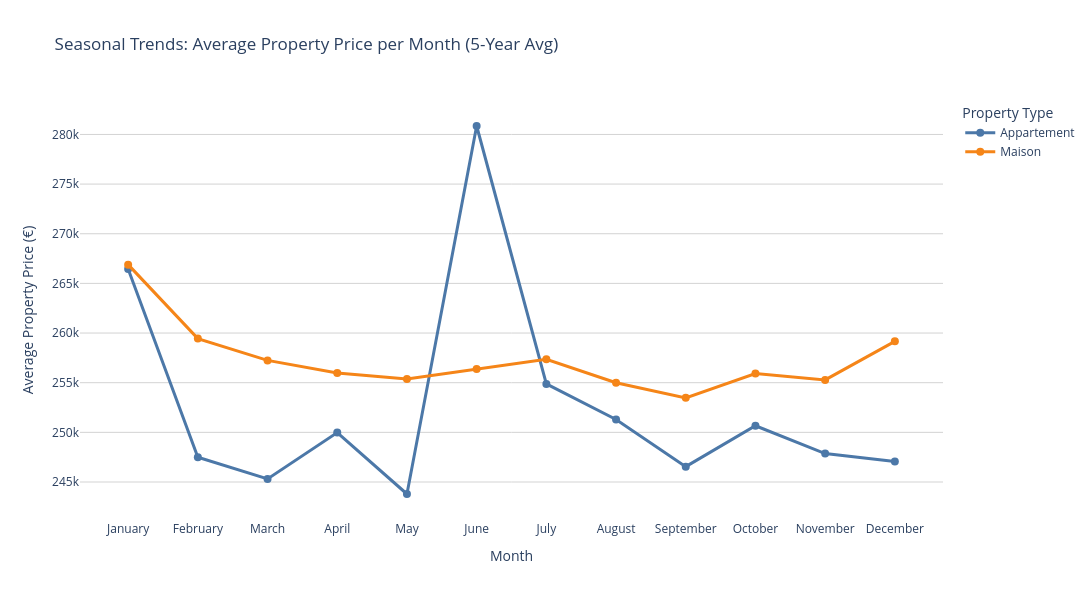

The cell this chart's notebook holds for it:
### Code cell
import pandas as pd
import plotly.graph_objects as go

# Convert date column
df["Date mutation"] = pd.to_datetime(df["Date mutation"], errors="coerce")

# Keep only relevant columns and drop missing
df = df.dropna(subset=["Valeur fonciere", "Type local"])

# Optional: remove extreme outliers
df = df[df["Valeur fonciere"] < 2_000_000]

# Extract month name
df['Month_Name'] = df['Date mutation'].dt.month_name()

# Calculate average price per month for each Type local
monthly_avg = df.groupby(['Type local', 'Month_Name'])['Valeur fonciere'].mean().reset_index()

# Define month order
month_order = ['January', 'February', 'March', 'April', 'May', 'June',
               'July', 'August', 'September', 'October', 'November', 'December']

# Sort by month order
monthly_avg['Month_Name'] = pd.Categorical(monthly_avg['Month_Name'], categories=month_order, ordered=True)
monthly_avg = monthly_avg.sort_values('Month_Name')

# Prepare Plotly colors (soft, distinct)
colors_palette = [
    '#4C78A8', '#F58518', '#E45756', '#72B7A3', '#54A24B', '#EECA3B',
    '#B279A2', '#FF9DA7', '#9D755D', '#BAB0AC', '#8EBA42', '#4DBBD5'
]
property_types = monthly_avg['Type local'].unique()
colors = {ptype: colors_palette[i % len(colors_palette)] for i, ptype in enumerate(property_types)}

# Plotly figure
fig = go.Figure()
for prop_type in property_types:
    subset = monthly_avg[monthly_avg['Type local'] == prop_type]
    fig.add_trace(go.Scatter(
        x=subset['Month_Name'],
        y=subset['Valeur fonciere'],
        mode='lines+markers',
        name=prop_type,
        line=dict(color=colors[prop_type], width=3),
        marker=dict(size=8),
        hovertemplate=f'<b>{prop_type}</b><br>Month: %{{x}}<br>Avg Price: €%{{y:,.0f}}<extra></extra>'
    ))

fig.update_layout(
    title='Seasonal Trends: Average Property Price per Month (5-Year Avg)',
    xaxis_title="Month",
    yaxis_title="Average Property Price (€)",
    hovermode='x unified',
    legend=dict(title="Property Type", yanchor="top", y=1.0, xanchor="left", x=1.02),
    width=1200,
    height=600,
    plot_bgcolor='white',
    font=dict(size=12)
)

fig.update_xaxes(tickangle=0)
fig.update_yaxes(showgrid=True, gridcolor='lightgray')

fig.show()

# Optional: print the monthly averages table
print("Monthly averages across 5 years:")
print(monthly_avg.pivot(index='Month_Name', columns='Type local', values='Valeur fonciere').round(0))

### Figure 1 — Plotly figure (JSON) as saved in the notebook; plotly's stock layout.template omitted (floating-point values rounded to 4 significant figures)
{"data": [{"hovertemplate": "<b>Appartement</b><br>Month: %{x}<br>Avg Price: €%{y:,.0f}<extra></extra>", "line": {"color": "#4C78A8", "width": 3}, "marker": {"size": 8}, "mode": "lines+markers", "name": "Appartement", "type": "scatter", "x": ["January", "February", "March", "April", "May", "June", "July", "August", "September", "October", "November", "December"], "y": [266400.0, 247500.0, 245300.0, 250000.0, 243800.0, 280800.0, 254900.0, 251300.0, 246500.0, 250700.0, 247900.0, 247100.0]}, {"hovertemplate": "<b>Maison</b><br>Month: %{x}<br>Avg Price: €%{y:,.0f}<extra></extra>", "line": {"color": "#F58518", "width": 3}, "marker": {"size": 8}, "mode": "lines+markers", "name": "Maison", "type": "scatter", "x": ["January", "February", "March", "April", "May", "June", "July", "August", "September", "October", "November", "December"], "y": [266900.0, 259400.0, 257200.0, 256000.0, 255400.0, 256400.0, 257400.0, 255000.0, 253500.0, 255900.0, 255300.0, 259200.0]}], "layout": {"font": {"size": 12}, "height": 600, "hovermode": "x unified", "legend": {"title": {"text": "Property Type"}, "x": 1.02, "xanchor": "left", "y": 1, "yanchor": "top"}, "plot_bgcolor": "white", "title": {"text": "Seasonal Trends: Average Property Price per Month (5-Year Avg)"}, "width": 1200, "xaxis": {"tickangle": 0, "title": {"text": "Month"}}, "yaxis": {"gridcolor": "lightgray", "showgrid": true, "title": {"text": "Average Property Price (€)"}}}}
